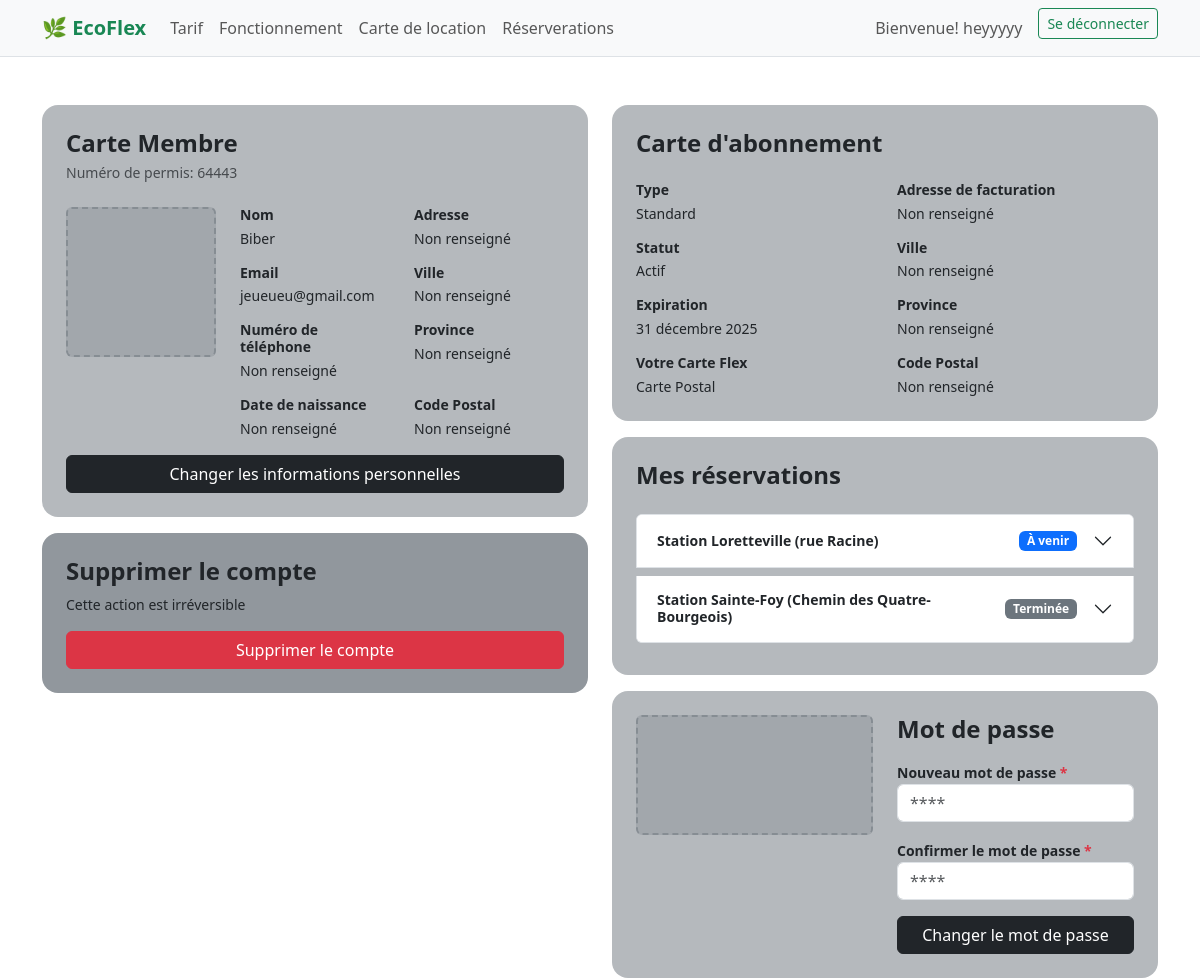
/profil/ (signed in, upper part), run on an earlier commit of the app's database.
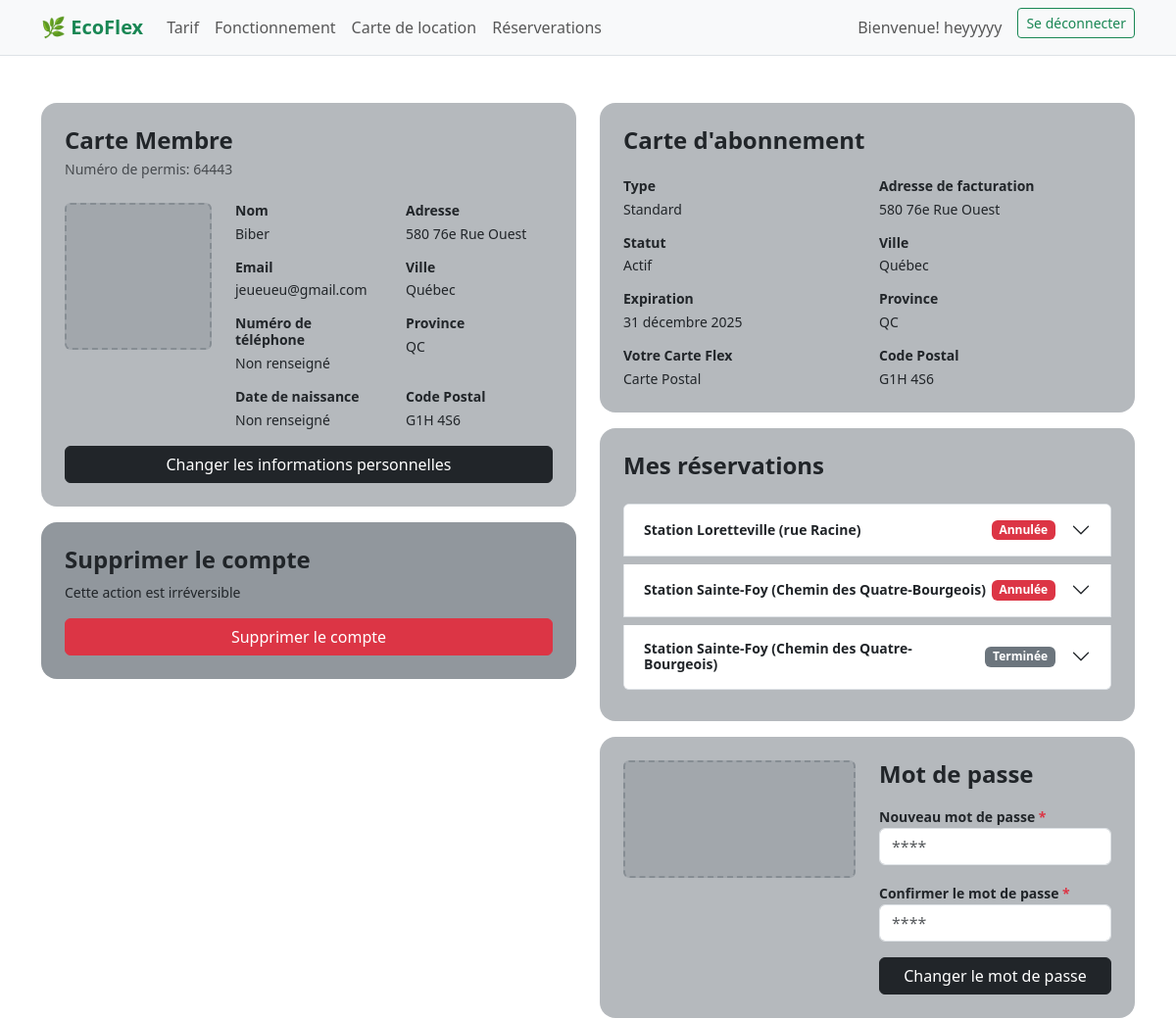
And on a later commit of the database.
### ecoflex/models.py (models this page shows, shortened)
class User(AbstractUser):
    numero_permis = models.CharField(max_length=5, unique=True, blank=True, null=True)
    phone_number = models.CharField(
        max_length=20,
        null=True,
        blank=True,
        validators=[
            RegexValidator(
                regex=r'^(\+?\d{1,3}[-.\s]?)?\(?\d{3}\)?[-.\s]?\d{3}[-.\s]?\d{4}$',
                message='Format de téléphone invalide.'
            )
        ]
    )
    birth_date = models.DateField(
        null=True,
        blank=True
    )
    address = models.CharField(
        max_length=255,
        null=True,
        blank=True,
        validators=[
            RegexValidator(
                regex=r'^[0-9]{1,5}\s+[0-9a-zA-ZÀ-ÿ\s\-\']+(?:,\s*(?:Suite|Apt|Bureau|Unité)\s+[0-9a-zA-Z\-]+)?$',
                message='Adresse invalide.'
            )
        ]
    )
    city = models.CharField(
        max_length=100,
        null=True,
        blank=True,
        validators=[
            RegexValidator(
                regex=r"^[a-zA-ZÀ-ÿ\s'-]+$",
                message='Ville invalide.'
            )
        ]
    )
    province = models.CharField(
        max_length=100,
        null=True,
        blank=True,
        validators=[
            RegexValidator(
                regex=r'^(AB|BC|MB|NB|NL|NS|NT|NU|ON|PE|QC|SK|YT)$',
                message='Province invalide.'
            )
        ]
    )
    postal_code = models.CharField(
        max_length=20,
        null=True,
        blank=True,
        validators=[
            RegexValidator(
                regex=r'^^[ABCEGHJKLMNPRSTVXY][0-9][ABCEGHJKLMNPRSTVWXYZ] [0-9][ABCEGHJKLMNPRSTVWXYZ][0-9]$ || ^^[ABCEGHJKLMNPRSTVXY][0-9][ABCEGHJKLMNPRSTVWXYZ][0-9][ABCEGHJKLMNPRSTVWXYZ][0-9]$',
                message='Code postal invalide.'
            )
        ]
    )
    class Meta:
        verbose_name = "Utilisateur"
        verbose_name_plural = "Utilisateurs"

class Reservation(models.Model):
    STATUT_CHOICES = [
        ('active', 'Active'),
        ('annulee', 'Annulée'),
        ('terminee', 'Terminée'),
        ('en_cours', 'En cours'),
    ]
    utilisateur = models.ForeignKey(settings.AUTH_USER_MODEL, on_delete=models.CASCADE, related_name='reservations')
    station = models.ForeignKey(Station, on_delete=models.CASCADE, related_name='reservations')
    date_reservation = models.DateField()
    heure_debut = models.TimeField()
    heure_fin = models.TimeField()
    statut = models.CharField(max_length=20, choices=STATUT_CHOICES, default='active')
    date_creation = models.DateTimeField(auto_now_add=True)
    class Meta:
        ordering = ['-date_reservation', '-heure_debut']
        verbose_name = 'Réservation'
        verbose_name_plural = 'Réservations'

class Station(models.Model):
    TYPE_VEHICULE = [
        ("velo", "Vélo"),
        ("trottinette", "Trottinette"),
        ("voiture", "Voiture"),
    ]
    nom = models.CharField(max_length=100)
    latitude = models.FloatField()
    longitude = models.FloatField()
    type_vehicule = models.CharField(max_length=20, choices=TYPE_VEHICULE)
    capacite = models.PositiveIntegerField(default=0)
    actif = models.BooleanField(default=True)
    class Meta:
        verbose_name = "Station"
        verbose_name_plural = "Stations"

### ecoflex/views.py (the view)
# urls.py: path('profil/', views.profil, name='profil'),
def profil(request):
    if request.user.is_authenticated:
        dernieres_locations = Location.objects.filter(utilisateur=request.user).order_by('-date_location')[:10]
        now = timezone.now()
        return render(request, 'ecoflex/profil.html', {
            'dernieres_locations': dernieres_locations,
            'now': now
        })
    return render(request, 'ecoflex/profil.html')

### ecoflex/templates/ecoflex/profil.html (shortened to what the changed rows need)
{% extends 'base.html' %}
{% load static %}
{% block content %}
{% if user.is_authenticated %}
<div class="container my-4">
    <div class="row">
        <div class="col-md-6">
            <div class="bg-secondary bg-opacity-50 rounded-4 p-4 mb-3">
                <h2 class="h4 fw-bold mb-1">Carte Membre</h2>
                <p class="small text-muted mb-4">Numéro de permis: {{ user.numero_permis }}</p>
                <div class="row">
                    <div class="col-4">
                        <div class="bg-secondary bg-opacity-25 border border-2 border-secondary border-opacity-50 rounded"
                            style="height: 150px; border-style: dashed !important;"></div>
                    </div>
                    <div class="col-8">
                        <div class="row">
                            <div class="col-6 mb-3">
                                <h4 class="fw-semibold small mb-1">Nom</h4>
                                <p class="small text-dark mb-0">{{ user.last_name|default:"Non renseigné" }}</p>
                            </div>
                            <div class="col-6 mb-3">
                                <h4 class="fw-semibold small mb-1">Adresse</h4>
                                <p class="small text-dark mb-0">{{ user.address|default:"Non renseigné" }}</p>
                            </div>
                            <div class="col-6 mb-3">
                                <h4 class="fw-semibold small mb-1">Email</h4>
                                <p class="small text-dark mb-0">{{ user.email }}</p>
                            </div>
                            <div class="col-6 mb-3">
                                <h4 class="fw-semibold small mb-1">Ville</h4>
                                <p class="small text-dark mb-0">{{ user.city|default:"Non renseigné" }}</p>
                            </div>
                            <div class="col-6 mb-3">
                                <h4 class="fw-semibold small mb-1">Numéro de téléphone</h4>
                                <p class="small text-dark mb-0">{{ user.phone_number|default:"Non renseigné" }}</p>
                            </div>
                            <div class="col-6 mb-3">
                                <h4 class="fw-semibold small mb-1">Province</h4>
                                <p class="small text-dark mb-0">{{ user.province|default:"Non renseigné" }}</p>
                            </div>
                            <div class="col-6">
                                <h4 class="fw-semibold small mb-1">Date de naissance</h4>
                                <p class="small text-dark mb-0">{{ user.birth_date|default:"Non renseigné" }}</p>
                            </div>
                            <div class="col-6">
                                <h4 class="fw-semibold small mb-1">Code Postal</h4>
                                <p class="small text-dark mb-0">{{ user.postal_code|default:"Non renseigné" }}</p>
                            </div>
                        </div>
                    </div>
                </div>
                <a href="{% url 'modifier_profil' %}" class="btn btn-dark w-100 mt-3">
                    Changer les informations personnelles
                </a>
            </div>
            <div class="bg-secondary bg-opacity-75 rounded-4 p-4">
                <h3 class="h4 fw-bold mb-2">Supprimer le compte</h3>
                <p class="small text-dark mb-3">Cette action est irréversible</p>
                <button class="btn btn-danger w-100">Supprimer le compte</button>
            </div>
        </div>
        <div class="col-md-6">
            <div class="bg-secondary bg-opacity-50 rounded-4 p-4 mb-3">
                <h2 class="h4 fw-bold mb-4">Carte d'abonnement</h2>
                <div class="row mb-3">
                    <div class="col-6">
                        <h4 class="fw-semibold small mb-1">Type</h4>
                        <p class="small text-dark mb-0">Standard</p>
                    </div>
                    <div class="col-6">
                        <h4 class="fw-semibold small mb-1">Adresse de facturation</h4>
                        <p class="small text-dark mb-0">{{ user.address|default:"Non renseigné" }}</p>
                    </div>
                </div>
                <div class="row mb-3">
                    <div class="col-6">
                        <h4 class="fw-semibold small mb-1">Statut</h4>
                        <p class="small text-dark mb-0">Actif</p>
                    </div>
                    <div class="col-6">
                        <h4 class="fw-semibold small mb-1">Ville</h4>
                        <p class="small text-dark mb-0">{{ user.city|default:"Non renseigné" }}</p>
                    </div>
                </div>
                <div class="row mb-3">
                    <div class="col-6">
                        <h4 class="fw-semibold small mb-1">Expiration</h4>
                        <p class="small text-dark mb-0">31 décembre 2025</p>
                    </div>
                    <div class="col-6">
                        <h4 class="fw-semibold small mb-1">Province</h4>
                        <p class="small text-dark mb-0">{{ user.province|default:"Non renseigné" }}</p>
                    </div>
                </div>
                <div class="row">
                    <div class="col-6">
                        <h4 class="fw-semibold small mb-1">Votre Carte Flex</h4>
                        <p class="small text-dark mb-0">Carte Postal</p>
                    </div>
                    <div class="col-6">
                        <h4 class="fw-semibold small mb-1">Code Postal</h4>
                        <p class="small text-dark mb-0">{{ user.postal_code|default:"Non renseigné" }}</p>
                    </div>
                </div>
            </div>
            <div class="bg-secondary bg-opacity-50 rounded-4 p-4 mb-3">
                <h2 class="h4 fw-bold mb-4">Mes réservations</h2>
                {% with reservations=user.reservations.all %}
                    {% if reservations %}
                        <div class="accordion" id="accordionReservations">
                            {% for reservation in reservations %}
                            <div class="accordion-item mb-2">
                                <h2 class="accordion-header">
                                    <button class="accordion-button collapsed" type="button" data-bs-toggle="collapse"
                                            data-bs-target="#collapse{{ reservation.id }}">
                                        <div class="d-flex justify-content-between w-100 align-items-center pe-3">
                                            <span class="small fw-semibold">{{ reservation.station.nom }}</span>
                                            {% if reservation.date_reservation < now.date %}
                                                <span class="badge bg-secondary">Terminée</span>
                                            {% elif reservation.statut == 'active' %}
                                                <span class="badge bg-primary">À venir</span>
                                            {% elif reservation.statut == 'en_cours' %}
                                                <span class="badge bg-success">En cours</span>
                                            {% elif reservation.statut == 'terminee' %}
                                                <span class="badge bg-secondary">Terminée</span>
                                            {% else %}
                                                <span class="badge bg-danger">Annulée</span>
                                            {% endif %}
                                        </div>
                                    </button>
                                </h2>
                            </div>
                            {% endfor %}
                        </div>
                    {% else %}
                        <p class="small text-muted text-center py-3">Aucune réservation</p>
                    {% endif %}
                {% endwith %}
            </div>
            <div class="bg-secondary bg-opacity-50 rounded-4 p-4 mb-3">
                <div class="row">
                    <div class="col-6">
                        <div class="bg-secondary bg-opacity-25 border border-2 border-secondary border-opacity-50 rounded"
                            style="height: 120px; border-style: dashed !important;"></div>
                    </div>
                    <div class="col-6">
                        <h3 class="h4 fw-bold mb-3">Mot de passe</h3>
                        <div class="mb-3">
                            <label class="fw-semibold small">Nouveau mot de passe <span
                                    class="text-danger">*</span></label>
                            <input type="password" class="form-control" placeholder="****">
                        </div>
                        <div class="mb-3">
                            <label class="fw-semibold small">Confirmer le mot de passe <span
                                    class="text-danger">*</span></label>
                            <input type="password" class="form-control" placeholder="****">
                        </div>
                        <button class="btn btn-dark w-100">Changer le mot de passe</button>
                    </div>
                </div>
            </div>
        </div>
    </div>
</div>
{% endif %}
{% endblock %}

### ecoflex/templates/base.html (shortened to what this page needs)
{% load static %}
<!DOCTYPE html>
<html lang="fr">
<head>
    <link href="https://cdn.jsdelivr.net/npm/bootstrap@5.3.0/dist/css/bootstrap.min.css" rel="stylesheet">
</head>
<body>
    <nav class="navbar navbar-expand-lg navbar-light bg-light border-bottom">
        <div class="container">
            <a class="navbar-brand fw-bold text-success" href="{% url 'accueil' %}">
                🌿 EcoFlex
            </a>
            <div class="collapse navbar-collapse" id="navbarNav">
                <ul class="navbar-nav me-auto">
                    <li class="nav-item">
                        <a class="nav-link" href="{% url 'tarif' %}">Tarif</a>
                    </li>
                    <li class="nav-item">
                        <a class="nav-link" href="{% url 'fonctionnement' %}">Fonctionnement</a>
                    </li>
                    <li class="nav-item">
                        <a class="nav-link" href="{% url 'map_location' %}">Carte de location</a>
                    </li>
                    <li class="nav-item">
                        <a class="nav-link" href="{% url 'reserver_voiture' %}">Réserverations</a>
                    </li>
                </ul>
                <ul class="navbar-nav ms-auto">
                    {% if user.is_authenticated %}
                    <li class="nav-item">
                        <a class="nav-link" href="{% url 'profil' %}">Bienvenue! {{ user.username }}</a>
                    </li>
                    <li class="nav-item">
                        <a class="btn btn-outline-success btn-sm ms-2" href="{% url 'deconnexion' %}">Se déconnecter</a>
                    </li>
                    {% endif %}
                </ul>
            </div>
        </div>
    </nav>
    <main class="py-4">
        {% block content %}
        {% endblock %}
    </main>
</body>
</html>

What changed in the data, as far as the page shows it:
changed User "heyyyyy": address "Non renseigné" → "580 76e Rue Ouest"; city "Non renseigné" → "Québec"; province "Non renseigné" → "QC"; postal_code "Non renseigné" → "G1H 4S6"
changed Reservation "Station Loretteville (rue Racine)": statut "À venir" → "Annulée"
added Reservation: station.nom "Station Sainte-Foy (Chemin des Quatre-Bourgeois)", date_reservation "Annulée"
